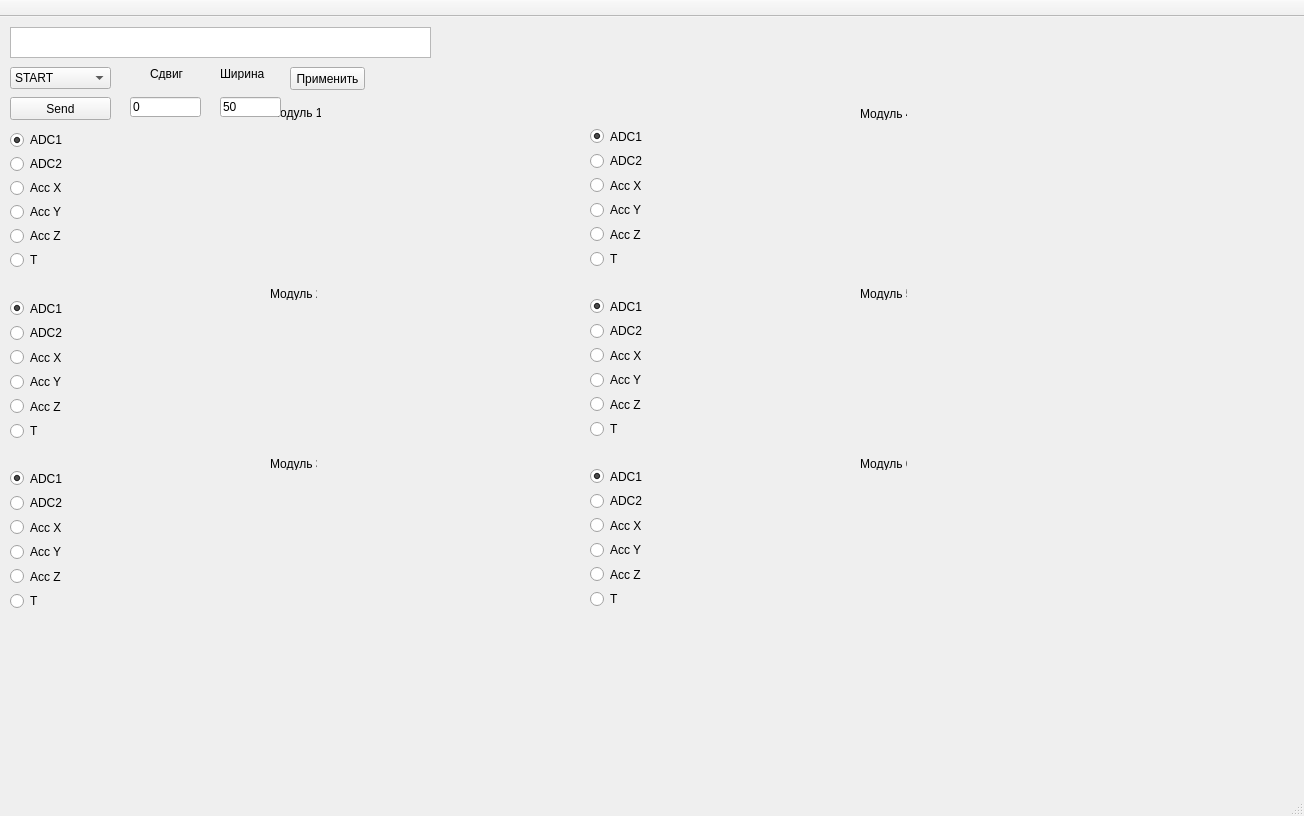
<?xml version="1.0" encoding="UTF-8"?>
<ui version="4.0">
 <class>MainWindow</class>
 <widget class="QMainWindow" name="MainWindow">
  <property name="geometry">
   <rect>
    <x>0</x>
    <y>0</y>
    <width>1304</width>
    <height>816</height>
   </rect>
  </property>
  <property name="windowTitle">
   <string>MainWindow</string>
  </property>
  <widget class="QWidget" name="centralwidget">
   <widget class="QCustomPlot" name="customPlot1" native="true">
    <property name="geometry">
     <rect>
      <x>90</x>
      <y>112</y>
      <width>411</width>
      <height>151</height>
     </rect>
    </property>
   </widget>
   <widget class="QTextEdit" name="textEdit">
    <property name="geometry">
     <rect>
      <x>10</x>
      <y>10</y>
      <width>421</width>
      <height>31</height>
     </rect>
    </property>
    <property name="inputMethodHints">
     <set>Qt::ImhDate|Qt::ImhTime</set>
    </property>
   </widget>
   <widget class="QComboBox" name="cbCmdESP">
    <property name="geometry">
     <rect>
      <x>10</x>
      <y>50</y>
      <width>101</width>
      <height>22</height>
     </rect>
    </property>
    <item>
     <property name="text">
      <string>START</string>
     </property>
    </item>
    <item>
     <property name="text">
      <string>STOP</string>
     </property>
    </item>
   </widget>
   <widget class="QPushButton" name="pbSendESP">
    <property name="geometry">
     <rect>
      <x>10</x>
      <y>80</y>
      <width>101</width>
      <height>23</height>
     </rect>
    </property>
    <property name="text">
     <string>Send</string>
    </property>
   </widget>
   <widget class="QCustomPlot" name="customPlot2" native="true">
    <property name="geometry">
     <rect>
      <x>90</x>
      <y>282</y>
      <width>411</width>
      <height>151</height>
     </rect>
    </property>
   </widget>
   <widget class="QCustomPlot" name="customPlot3" native="true">
    <property name="geometry">
     <rect>
      <x>90</x>
      <y>452</y>
      <width>411</width>
      <height>151</height>
     </rect>
    </property>
   </widget>
   <widget class="QCustomPlot" name="customPlot5" native="true">
    <property name="geometry">
     <rect>
      <x>680</x>
      <y>282</y>
      <width>411</width>
      <height>151</height>
     </rect>
    </property>
   </widget>
   <widget class="QCustomPlot" name="customPlot4" native="true">
    <property name="geometry">
     <rect>
      <x>680</x>
      <y>112</y>
      <width>411</width>
      <height>151</height>
     </rect>
    </property>
   </widget>
   <widget class="QCustomPlot" name="customPlot6" native="true">
    <property name="geometry">
     <rect>
      <x>680</x>
      <y>452</y>
      <width>411</width>
      <height>151</height>
     </rect>
    </property>
   </widget>
   <widget class="QWidget" name="layoutWidget">
    <property name="geometry">
     <rect>
      <x>10</x>
      <y>282</y>
      <width>71</width>
      <height>141</height>
     </rect>
    </property>
    <layout class="QVBoxLayout" name="vlLayout_2">
     <item>
      <widget class="QRadioButton" name="radioADC1_2">
       <property name="text">
        <string>ADC1</string>
       </property>
       <property name="checked">
        <bool>true</bool>
       </property>
       <attribute name="buttonGroup">
        <string notr="true">buttonGroup_2</string>
       </attribute>
      </widget>
     </item>
     <item>
      <widget class="QRadioButton" name="radioADC2_2">
       <property name="text">
        <string>ADC2</string>
       </property>
       <attribute name="buttonGroup">
        <string notr="true">buttonGroup_2</string>
       </attribute>
      </widget>
     </item>
     <item>
      <widget class="QRadioButton" name="radioAccX_2">
       <property name="text">
        <string>Acc X</string>
       </property>
       <attribute name="buttonGroup">
        <string notr="true">buttonGroup_2</string>
       </attribute>
      </widget>
     </item>
     <item>
      <widget class="QRadioButton" name="radioAccY_2">
       <property name="text">
        <string>Acc Y</string>
       </property>
       <attribute name="buttonGroup">
        <string notr="true">buttonGroup_2</string>
       </attribute>
      </widget>
     </item>
     <item>
      <widget class="QRadioButton" name="radioAccZ_2">
       <property name="text">
        <string>Acc Z</string>
       </property>
       <attribute name="buttonGroup">
        <string notr="true">buttonGroup_2</string>
       </attribute>
      </widget>
     </item>
     <item>
      <widget class="QRadioButton" name="radioTsense_2">
       <property name="text">
        <string>T</string>
       </property>
       <attribute name="buttonGroup">
        <string notr="true">buttonGroup_2</string>
       </attribute>
      </widget>
     </item>
    </layout>
   </widget>
   <widget class="QWidget" name="layoutWidget_2">
    <property name="geometry">
     <rect>
      <x>10</x>
      <y>452</y>
      <width>71</width>
      <height>141</height>
     </rect>
    </property>
    <layout class="QVBoxLayout" name="vlLayout_3">
     <item>
      <widget class="QRadioButton" name="radioADC1_3">
       <property name="text">
        <string>ADC1</string>
       </property>
       <property name="checked">
        <bool>true</bool>
       </property>
       <attribute name="buttonGroup">
        <string notr="true">buttonGroup_3</string>
       </attribute>
      </widget>
     </item>
     <item>
      <widget class="QRadioButton" name="radioADC2_3">
       <property name="text">
        <string>ADC2</string>
       </property>
       <attribute name="buttonGroup">
        <string notr="true">buttonGroup_3</string>
       </attribute>
      </widget>
     </item>
     <item>
      <widget class="QRadioButton" name="radioAccX_3">
       <property name="text">
        <string>Acc X</string>
       </property>
       <attribute name="buttonGroup">
        <string notr="true">buttonGroup_3</string>
       </attribute>
      </widget>
     </item>
     <item>
      <widget class="QRadioButton" name="radioAccY_3">
       <property name="text">
        <string>Acc Y</string>
       </property>
       <attribute name="buttonGroup">
        <string notr="true">buttonGroup_3</string>
       </attribute>
      </widget>
     </item>
     <item>
      <widget class="QRadioButton" name="radioAccZ_3">
       <property name="text">
        <string>Acc Z</string>
       </property>
       <attribute name="buttonGroup">
        <string notr="true">buttonGroup_3</string>
       </attribute>
      </widget>
     </item>
     <item>
      <widget class="QRadioButton" name="radioTsense_3">
       <property name="text">
        <string>T</string>
       </property>
       <attribute name="buttonGroup">
        <string notr="true">buttonGroup_3</string>
       </attribute>
      </widget>
     </item>
    </layout>
   </widget>
   <widget class="QWidget" name="layoutWidget_3">
    <property name="geometry">
     <rect>
      <x>590</x>
      <y>110</y>
      <width>71</width>
      <height>141</height>
     </rect>
    </property>
    <layout class="QVBoxLayout" name="vlLayout_4">
     <item>
      <widget class="QRadioButton" name="radioADC1_4">
       <property name="text">
        <string>ADC1</string>
       </property>
       <property name="checked">
        <bool>true</bool>
       </property>
       <attribute name="buttonGroup">
        <string notr="true">buttonGroup_4</string>
       </attribute>
      </widget>
     </item>
     <item>
      <widget class="QRadioButton" name="radioADC2_4">
       <property name="text">
        <string>ADC2</string>
       </property>
       <attribute name="buttonGroup">
        <string notr="true">buttonGroup_4</string>
       </attribute>
      </widget>
     </item>
     <item>
      <widget class="QRadioButton" name="radioAccX_4">
       <property name="text">
        <string>Acc X</string>
       </property>
       <attribute name="buttonGroup">
        <string notr="true">buttonGroup_4</string>
       </attribute>
      </widget>
     </item>
     <item>
      <widget class="QRadioButton" name="radioAccY_4">
       <property name="text">
        <string>Acc Y</string>
       </property>
       <attribute name="buttonGroup">
        <string notr="true">buttonGroup_4</string>
       </attribute>
      </widget>
     </item>
     <item>
      <widget class="QRadioButton" name="radioAccZ_4">
       <property name="text">
        <string>Acc Z</string>
       </property>
       <attribute name="buttonGroup">
        <string notr="true">buttonGroup_4</string>
       </attribute>
      </widget>
     </item>
     <item>
      <widget class="QRadioButton" name="radioTsense_4">
       <property name="text">
        <string>T</string>
       </property>
       <attribute name="buttonGroup">
        <string notr="true">buttonGroup_4</string>
       </attribute>
      </widget>
     </item>
    </layout>
   </widget>
   <widget class="QWidget" name="layoutWidget_4">
    <property name="geometry">
     <rect>
      <x>590</x>
      <y>280</y>
      <width>71</width>
      <height>141</height>
     </rect>
    </property>
    <layout class="QVBoxLayout" name="vlLayout_5">
     <item>
      <widget class="QRadioButton" name="radioADC1_5">
       <property name="text">
        <string>ADC1</string>
       </property>
       <property name="checked">
        <bool>true</bool>
       </property>
       <attribute name="buttonGroup">
        <string notr="true">buttonGroup_5</string>
       </attribute>
      </widget>
     </item>
     <item>
      <widget class="QRadioButton" name="radioADC2_5">
       <property name="text">
        <string>ADC2</string>
       </property>
       <attribute name="buttonGroup">
        <string notr="true">buttonGroup_5</string>
       </attribute>
      </widget>
     </item>
     <item>
      <widget class="QRadioButton" name="radioAccX_5">
       <property name="text">
        <string>Acc X</string>
       </property>
       <attribute name="buttonGroup">
        <string notr="true">buttonGroup_5</string>
       </attribute>
      </widget>
     </item>
     <item>
      <widget class="QRadioButton" name="radioAccY_5">
       <property name="text">
        <string>Acc Y</string>
       </property>
       <attribute name="buttonGroup">
        <string notr="true">buttonGroup_5</string>
       </attribute>
      </widget>
     </item>
     <item>
      <widget class="QRadioButton" name="radioAccZ_5">
       <property name="text">
        <string>Acc Z</string>
       </property>
       <attribute name="buttonGroup">
        <string notr="true">buttonGroup_5</string>
       </attribute>
      </widget>
     </item>
     <item>
      <widget class="QRadioButton" name="radioTsense_5">
       <property name="text">
        <string>T</string>
       </property>
       <attribute name="buttonGroup">
        <string notr="true">buttonGroup_5</string>
       </attribute>
      </widget>
     </item>
    </layout>
   </widget>
   <widget class="QWidget" name="layoutWidget_5">
    <property name="geometry">
     <rect>
      <x>590</x>
      <y>450</y>
      <width>71</width>
      <height>141</height>
     </rect>
    </property>
    <layout class="QVBoxLayout" name="vlLayout_6">
     <item>
      <widget class="QRadioButton" name="radioADC1_6">
       <property name="text">
        <string>ADC1</string>
       </property>
       <property name="checked">
        <bool>true</bool>
       </property>
       <attribute name="buttonGroup">
        <string notr="true">buttonGroup_6</string>
       </attribute>
      </widget>
     </item>
     <item>
      <widget class="QRadioButton" name="radioADC2_6">
       <property name="text">
        <string>ADC2</string>
       </property>
       <attribute name="buttonGroup">
        <string notr="true">buttonGroup_6</string>
       </attribute>
      </widget>
     </item>
     <item>
      <widget class="QRadioButton" name="radioAccX_6">
       <property name="text">
        <string>Acc X</string>
       </property>
       <attribute name="buttonGroup">
        <string notr="true">buttonGroup_6</string>
       </attribute>
      </widget>
     </item>
     <item>
      <widget class="QRadioButton" name="radioAccY_6">
       <property name="text">
        <string>Acc Y</string>
       </property>
       <attribute name="buttonGroup">
        <string notr="true">buttonGroup_6</string>
       </attribute>
      </widget>
     </item>
     <item>
      <widget class="QRadioButton" name="radioAccZ_6">
       <property name="text">
        <string>Acc Z</string>
       </property>
       <attribute name="buttonGroup">
        <string notr="true">buttonGroup_6</string>
       </attribute>
      </widget>
     </item>
     <item>
      <widget class="QRadioButton" name="radioTsense_6">
       <property name="text">
        <string>T</string>
       </property>
       <attribute name="buttonGroup">
        <string notr="true">buttonGroup_6</string>
       </attribute>
      </widget>
     </item>
    </layout>
   </widget>
   <widget class="QRadioButton" name="radioAccZ">
    <property name="geometry">
     <rect>
      <x>10</x>
      <y>210</y>
      <width>89</width>
      <height>18</height>
     </rect>
    </property>
    <property name="text">
     <string>Acc Z</string>
    </property>
    <attribute name="buttonGroup">
     <string notr="true">buttonGroup</string>
    </attribute>
   </widget>
   <widget class="QRadioButton" name="radioTsense">
    <property name="geometry">
     <rect>
      <x>10</x>
      <y>234</y>
      <width>89</width>
      <height>18</height>
     </rect>
    </property>
    <property name="text">
     <string>T</string>
    </property>
    <attribute name="buttonGroup">
     <string notr="true">buttonGroup</string>
    </attribute>
   </widget>
   <widget class="QRadioButton" name="radioADC1">
    <property name="geometry">
     <rect>
      <x>10</x>
      <y>114</y>
      <width>89</width>
      <height>18</height>
     </rect>
    </property>
    <property name="text">
     <string>ADC1</string>
    </property>
    <property name="checked">
     <bool>true</bool>
    </property>
    <attribute name="buttonGroup">
     <string notr="true">buttonGroup</string>
    </attribute>
   </widget>
   <widget class="QRadioButton" name="radioADC2">
    <property name="geometry">
     <rect>
      <x>10</x>
      <y>138</y>
      <width>89</width>
      <height>18</height>
     </rect>
    </property>
    <property name="text">
     <string>ADC2</string>
    </property>
    <attribute name="buttonGroup">
     <string notr="true">buttonGroup</string>
    </attribute>
   </widget>
   <widget class="QRadioButton" name="radioAccY">
    <property name="geometry">
     <rect>
      <x>10</x>
      <y>186</y>
      <width>89</width>
      <height>18</height>
     </rect>
    </property>
    <property name="text">
     <string>Acc Y</string>
    </property>
    <attribute name="buttonGroup">
     <string notr="true">buttonGroup</string>
    </attribute>
   </widget>
   <widget class="QRadioButton" name="radioAccX">
    <property name="geometry">
     <rect>
      <x>10</x>
      <y>162</y>
      <width>89</width>
      <height>18</height>
     </rect>
    </property>
    <property name="text">
     <string>Acc X</string>
    </property>
    <attribute name="buttonGroup">
     <string notr="true">buttonGroup</string>
    </attribute>
   </widget>
   <widget class="QLabel" name="label">
    <property name="geometry">
     <rect>
      <x>270</x>
      <y>86</y>
      <width>51</width>
      <height>20</height>
     </rect>
    </property>
    <property name="text">
     <string>Модуль 1</string>
    </property>
   </widget>
   <widget class="QLabel" name="label_2">
    <property name="geometry">
     <rect>
      <x>270</x>
      <y>270</y>
      <width>47</width>
      <height>13</height>
     </rect>
    </property>
    <property name="text">
     <string>Модуль 2</string>
    </property>
   </widget>
   <widget class="QLabel" name="label_3">
    <property name="geometry">
     <rect>
      <x>270</x>
      <y>440</y>
      <width>47</width>
      <height>13</height>
     </rect>
    </property>
    <property name="text">
     <string>Модуль 3</string>
    </property>
   </widget>
   <widget class="QLabel" name="label_4">
    <property name="geometry">
     <rect>
      <x>860</x>
      <y>90</y>
      <width>47</width>
      <height>13</height>
     </rect>
    </property>
    <property name="text">
     <string>Модуль 4</string>
    </property>
   </widget>
   <widget class="QLabel" name="label_5">
    <property name="geometry">
     <rect>
      <x>860</x>
      <y>270</y>
      <width>47</width>
      <height>13</height>
     </rect>
    </property>
    <property name="text">
     <string>Модуль 5</string>
    </property>
   </widget>
   <widget class="QLabel" name="label_6">
    <property name="geometry">
     <rect>
      <x>860</x>
      <y>440</y>
      <width>47</width>
      <height>13</height>
     </rect>
    </property>
    <property name="text">
     <string>Модуль 6</string>
    </property>
   </widget>
   <widget class="QLabel" name="label_7">
    <property name="geometry">
     <rect>
      <x>150</x>
      <y>50</y>
      <width>47</width>
      <height>13</height>
     </rect>
    </property>
    <property name="text">
     <string>Сдвиг</string>
    </property>
   </widget>
   <widget class="QLabel" name="label_8">
    <property name="geometry">
     <rect>
      <x>220</x>
      <y>50</y>
      <width>47</width>
      <height>13</height>
     </rect>
    </property>
    <property name="text">
     <string>Ширина</string>
    </property>
   </widget>
   <widget class="QLineEdit" name="lineShift">
    <property name="geometry">
     <rect>
      <x>130</x>
      <y>80</y>
      <width>71</width>
      <height>20</height>
     </rect>
    </property>
    <property name="text">
     <string>0</string>
    </property>
   </widget>
   <widget class="QLineEdit" name="lineWidth">
    <property name="geometry">
     <rect>
      <x>220</x>
      <y>80</y>
      <width>61</width>
      <height>20</height>
     </rect>
    </property>
    <property name="text">
     <string>50</string>
    </property>
   </widget>
   <widget class="QWidget" name="gridLayoutWidget">
    <property name="geometry">
     <rect>
      <x>1140</x>
      <y>130</y>
      <width>61</width>
      <height>311</height>
     </rect>
    </property>
    <layout class="QGridLayout" name="layoutColorScale"/>
   </widget>
   <widget class="QPushButton" name="pbChangeShift">
    <property name="geometry">
     <rect>
      <x>290</x>
      <y>50</y>
      <width>75</width>
      <height>23</height>
     </rect>
    </property>
    <property name="text">
     <string>Применить</string>
    </property>
   </widget>
  </widget>
  <widget class="QStatusBar" name="statusbar"/>
  <widget class="QToolBar" name="toolBar">
   <property name="windowTitle">
    <string>toolBar</string>
   </property>
   <property name="movable">
    <bool>false</bool>
   </property>
   <attribute name="toolBarArea">
    <enum>TopToolBarArea</enum>
   </attribute>
   <attribute name="toolBarBreak">
    <bool>false</bool>
   </attribute>
  </widget>
 </widget>
 <customwidgets>
  <customwidget>
   <class>QCustomPlot</class>
   <extends>QWidget</extends>
   <header location="global">qcustomplot.h</header>
   <container>1</container>
  </customwidget>
 </customwidgets>
 <resources/>
 <connections/>
 <buttongroups>
  <buttongroup name="buttonGroup_3"/>
  <buttongroup name="buttonGroup_6"/>
  <buttongroup name="buttonGroup"/>
  <buttongroup name="buttonGroup_5"/>
  <buttongroup name="buttonGroup_4"/>
  <buttongroup name="buttonGroup_2"/>
 </buttongroups>
</ui>
